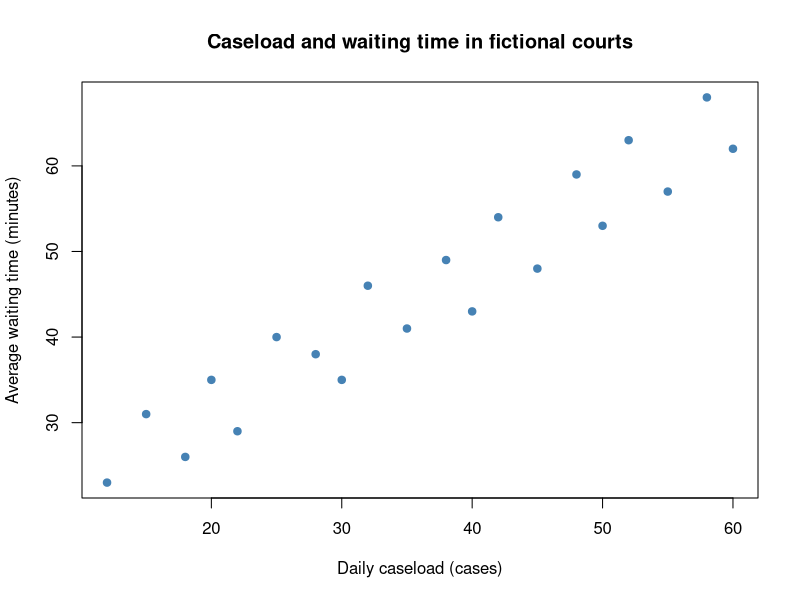
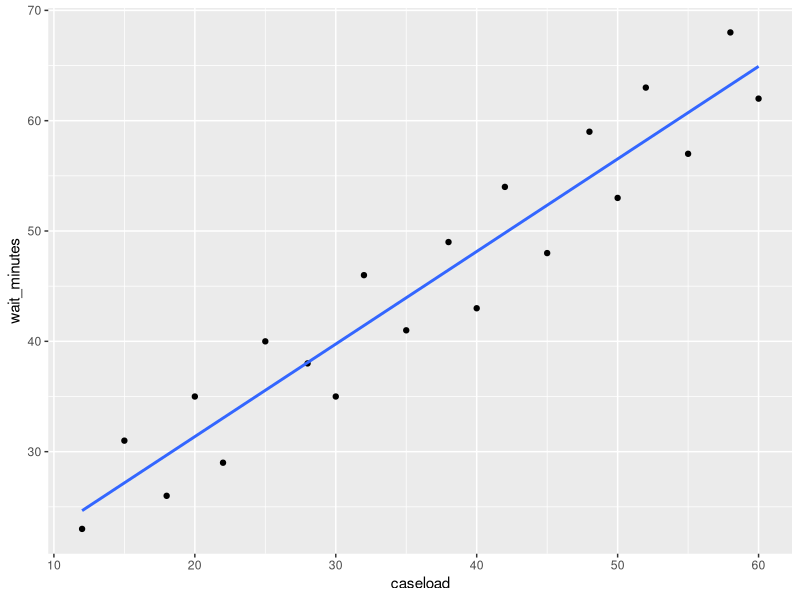
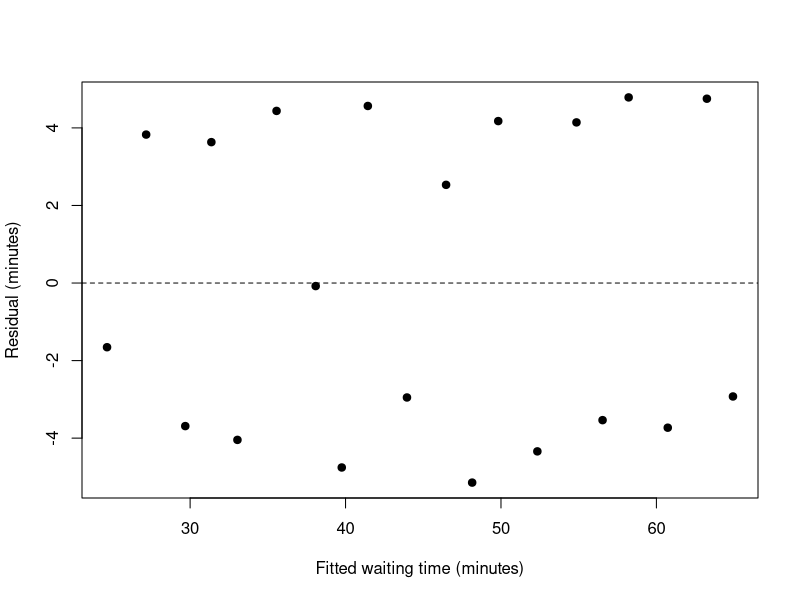
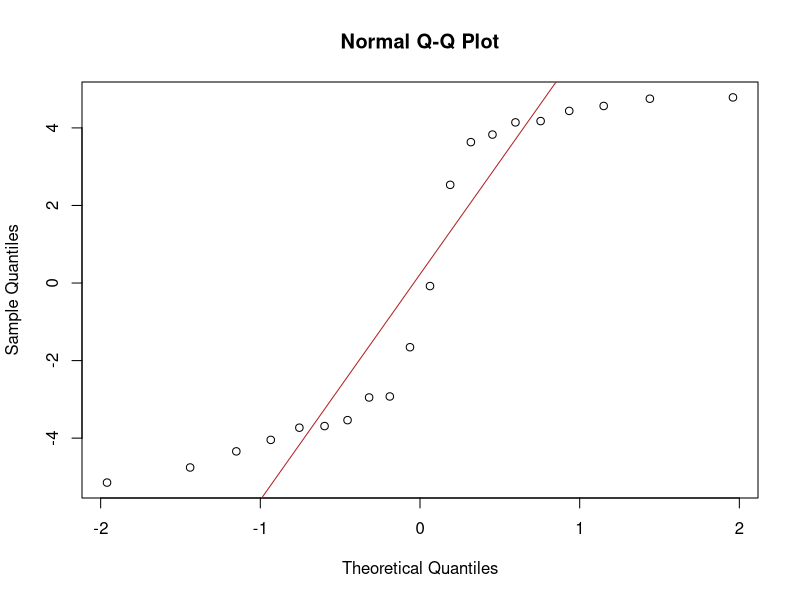
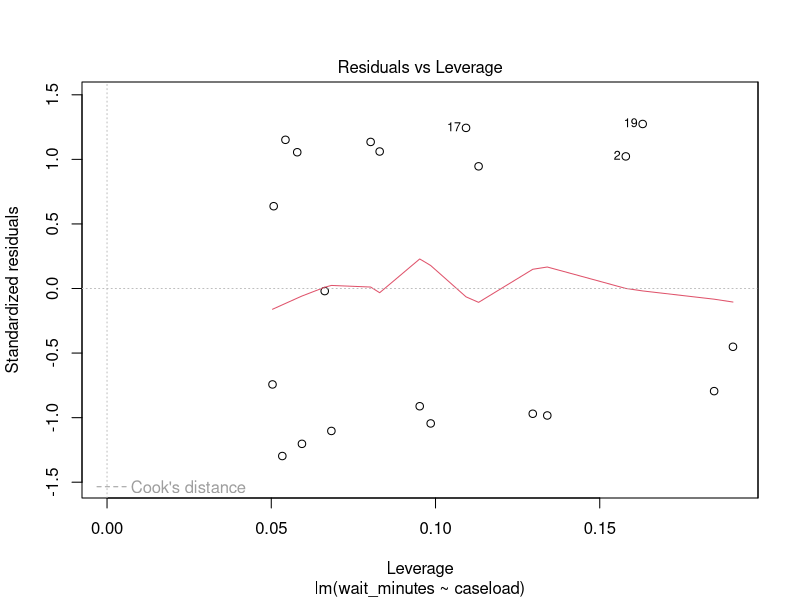
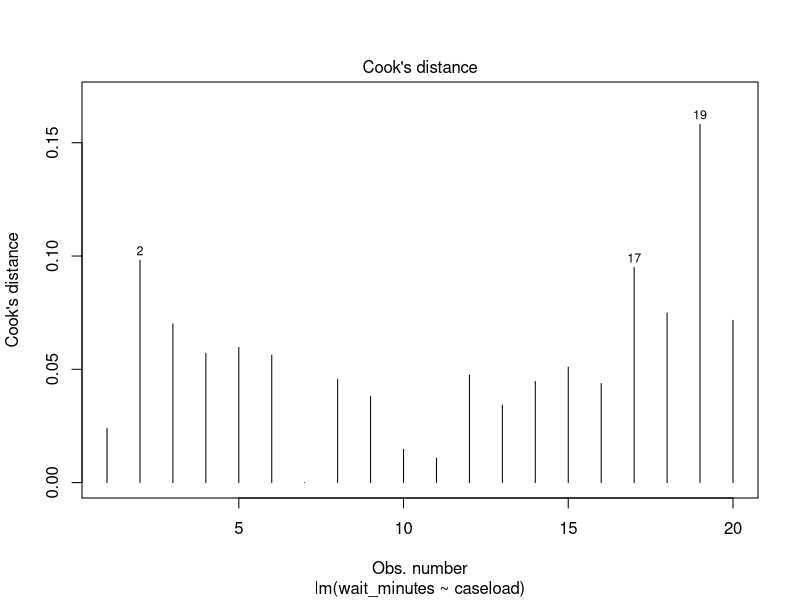
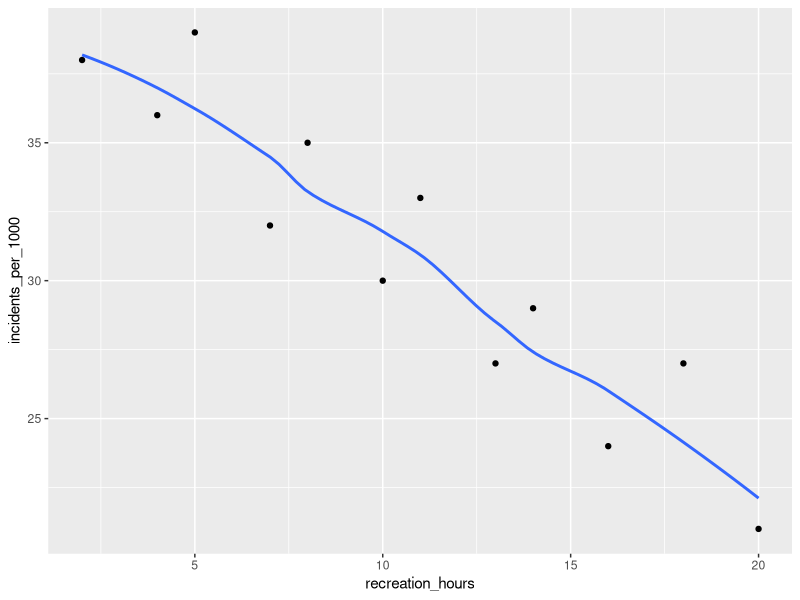
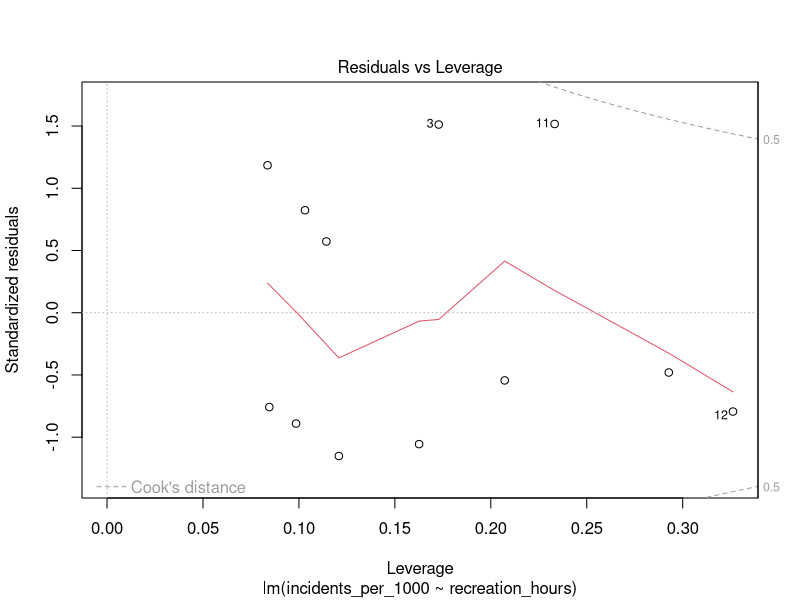

Reproduce these figures in R, in order.
## ---- chunk 1
knitr::opts_chunk$set(echo = TRUE, fig.width = 7, fig.height = 4.5)
## ---- chunk 2
courts <- data.frame(
  caseload = c(12, 15, 18, 20, 22, 25, 28, 30, 32, 35,
               38, 40, 42, 45, 48, 50, 52, 55, 58, 60),
  wait_minutes = c(23, 31, 26, 35, 29, 40, 38, 35, 46, 41,
                   49, 43, 54, 48, 59, 53, 63, 57, 68, 62)
)
head(courts)
summary(courts)
## ---- chunk 3
plot(wait_minutes ~ caseload, data = courts,
     pch = 19, col = "steelblue",
     xlab = "Daily caseload (cases)",
     ylab = "Average waiting time (minutes)",
     main = "Caseload and waiting time in fictional courts")
## ---- chunk 4
model <- lm(wait_minutes ~ caseload, data = courts)
summary(model)
coef(model)
confint(model)

library(tidyverse)
courts %>% ggplot(aes(x=caseload, y=wait_minutes)) + geom_point() + geom_smooth(method="lm", se=FALSE)

## ---- chunk 5
# Extract the quantities used in a written interpretation.
slope <- unname(coef(model)["caseload"])
slope_ci <- confint(model)["caseload", ]
r_squared <- summary(model)$r.squared
round(c(slope = slope, lower_95 = slope_ci[1],
        upper_95 = slope_ci[2], R_squared = r_squared), 3)
## ---- chunk 6
range(courts$caseload)
new_courts <- data.frame(caseload = c(25, 45))
predict(model, newdata = new_courts, interval = "confidence")
predict(model, newdata = new_courts, interval = "prediction")
## ---- chunk 7
# A residual is observed minus fitted waiting time.
head(data.frame(observed = courts$wait_minutes,
                fitted = fitted(model), residual = resid(model)))

# Ideally, residuals form a roughly even cloud around zero.
plot(fitted(model), resid(model), pch = 19,
     xlab = "Fitted waiting time (minutes)", ylab = "Residual (minutes)")
abline(h = 0, lty = 2)

# Points should be approximately along the line.
qqnorm(resid(model))
qqline(resid(model), col = "firebrick")

# Large Cook's distances flag potentially influential courts to investigate. Can make the Residuals vs Leverage plot or just look at the Cook's distances directly.
plot(model, which = 5)

plot(model, which = 4)
## ---- chunk 8
neighborhoods <- data.frame(
  recreation_hours = c(2, 4, 5, 7, 8, 10, 11, 13, 14, 16, 18, 20),
  incidents_per_1000 = c(38, 36, 39, 32, 35, 30, 33, 27, 29, 24, 27, 21)
)
model2 <- lm(incidents_per_1000 ~ recreation_hours, data = neighborhoods)

neighborhoods %>% ggplot(aes(x=recreation_hours, y=incidents_per_1000)) + geom_point() + geom_smooth(model="lm", se=FALSE)


summary(model2)
confint(model2)
predict(model2, newdata = data.frame(recreation_hours = 12),
        interval = "prediction")
## ---- chunk 9
plot(model2, which=5)
## ---- chunk 10

# remove influential outliers
courts_dat_clean <- courts %>%
  filter(cooks.distance(model) <= 0.05)
